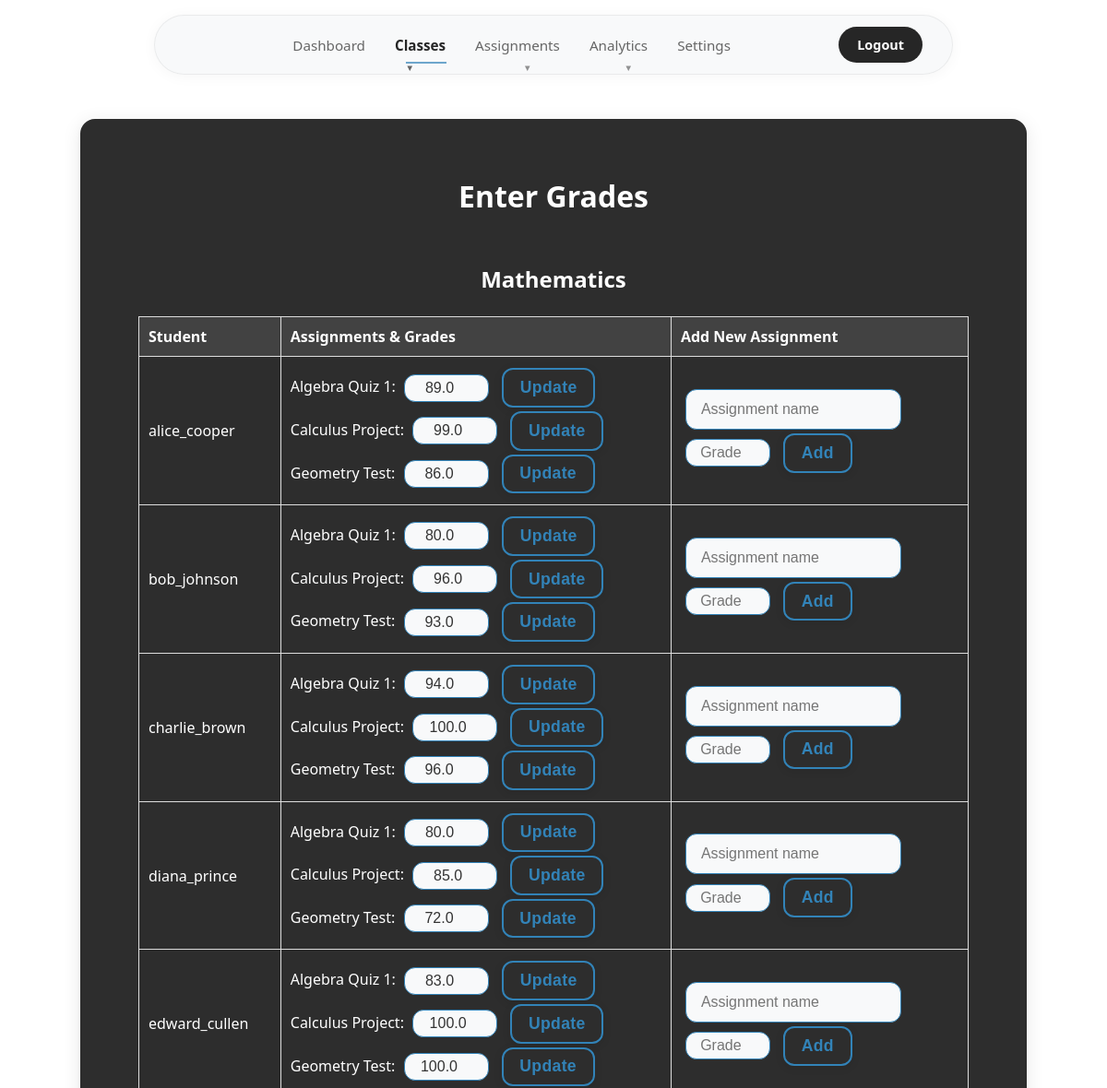
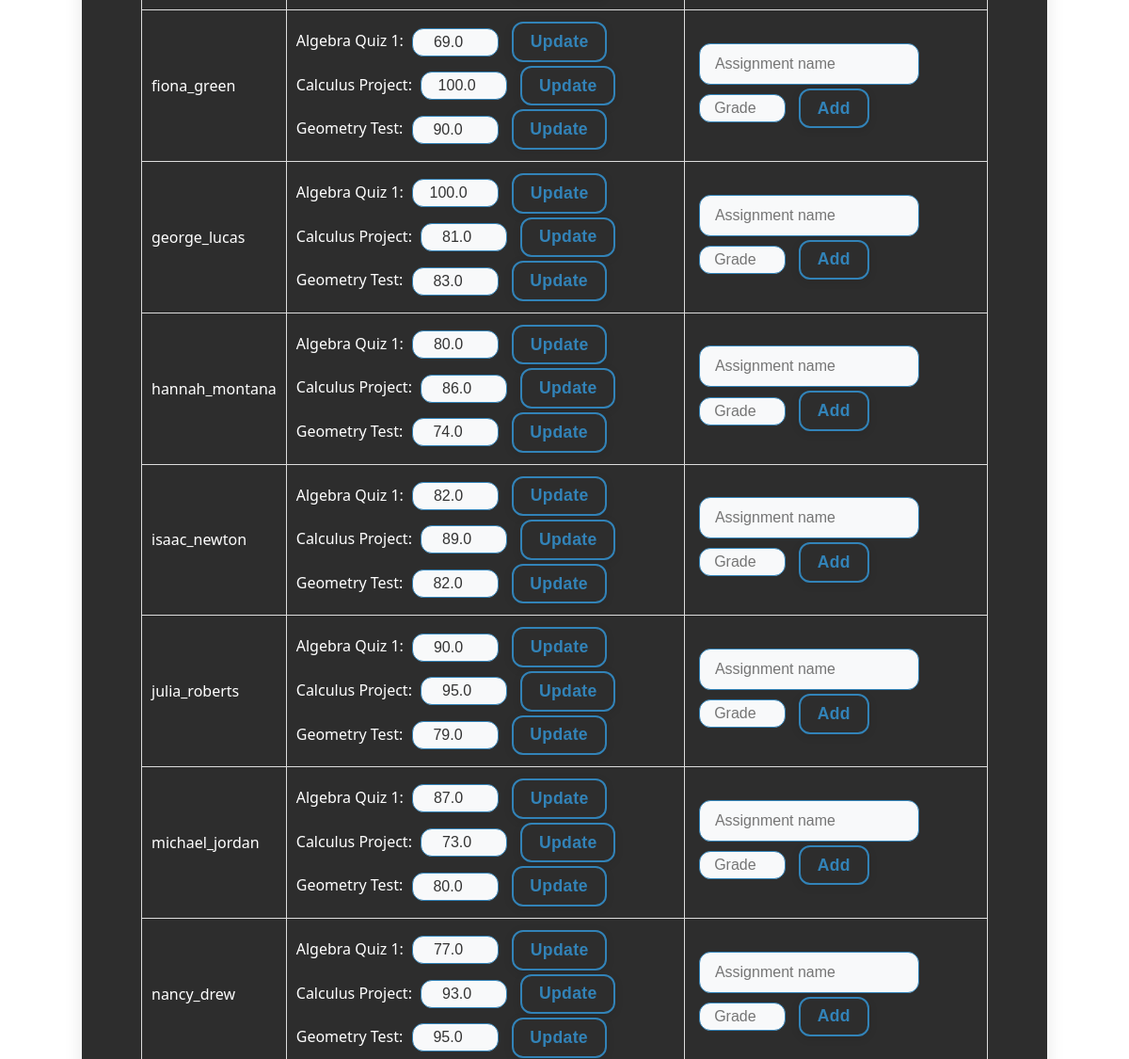
/enter_grades (signed in, upper part), run on an earlier commit of the app's database (2 pictures, top to bottom).
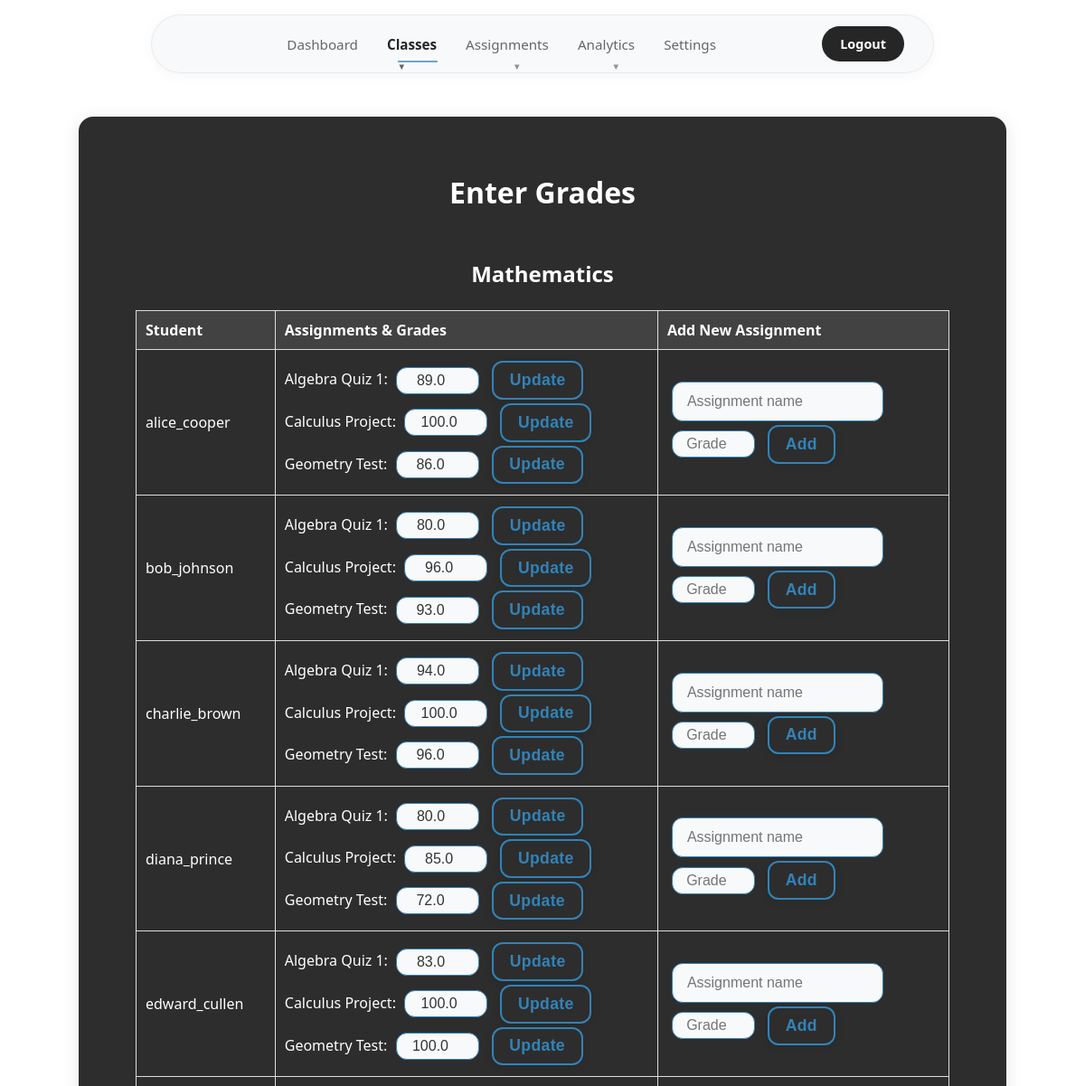
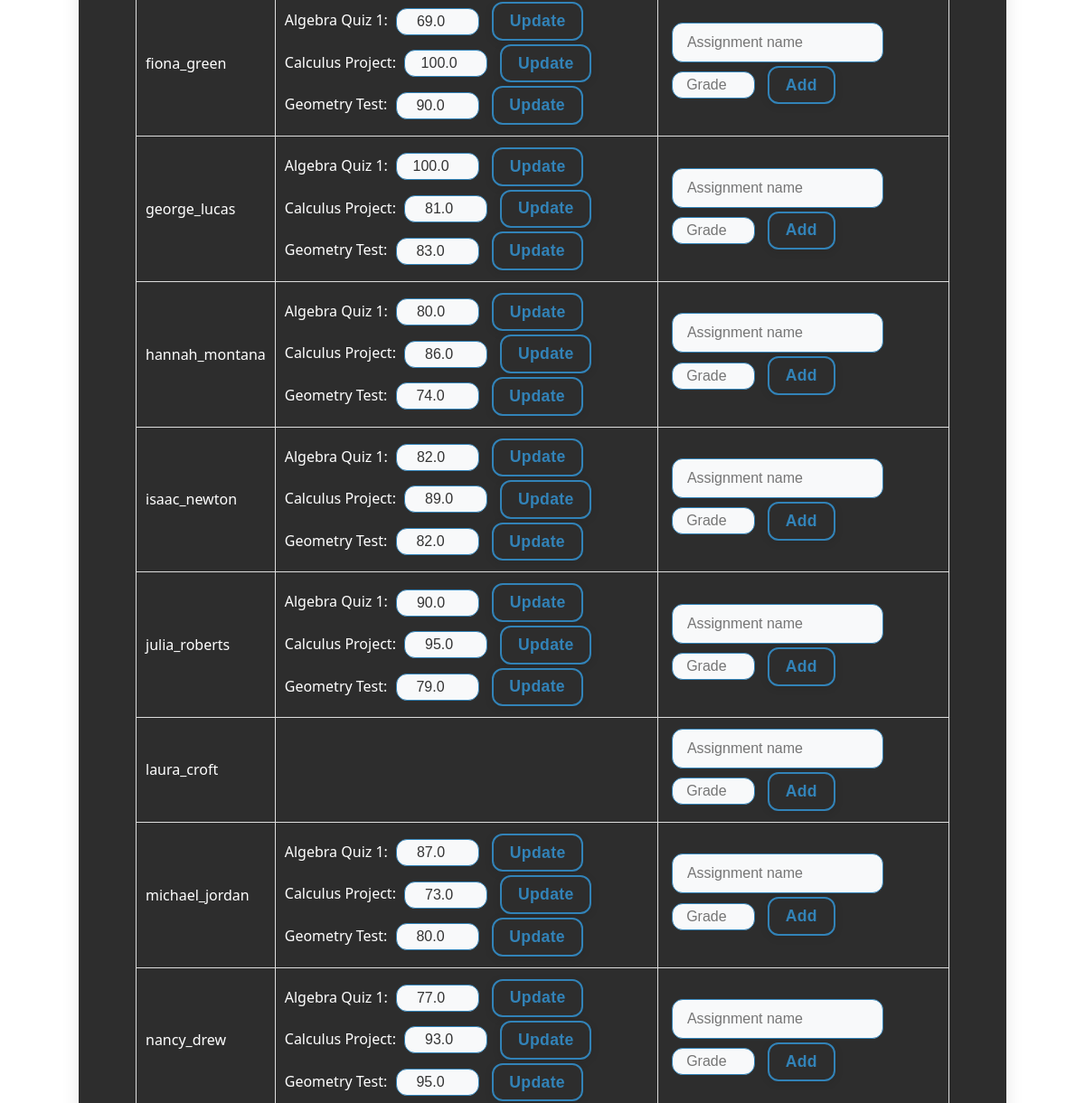
And on a later commit of the database (2 pictures, top to bottom).
### tables this page shows
CREATE TABLE subjects (
    id INTEGER PRIMARY KEY,
    name TEXT,
    teacher_id INTEGER REFERENCES users(id)
);

CREATE TABLE assignments (
    id INTEGER PRIMARY KEY,
    name TEXT,
    grade REAL,
    subject_id INTEGER,
    user_id INTEGER
);

CREATE TABLE users (
    id INTEGER PRIMARY KEY,
    username TEXT UNIQUE,
    password TEXT,
    role TEXT
, email TEXT, phone TEXT, full_name TEXT);

### app.py (the view, shortened to what this page needs)
@app.route('/enter_grades', methods=['GET','POST'])
def enter_grades():
    if not is_teacher():
        return redirect(url_for('login'))
    user_id = session['user_id']
    conn = get_db()
    cur = conn.cursor()
    cur.execute('''SELECT id, name FROM subjects WHERE teacher_id = ?''', (user_id,))
    subjects = cur.fetchall()
    students_assignments = []
    for subject in subjects:
        cur.execute('''SELECT
                        users.id as student_id,
                        users.username as student_name,
                        assignments.id as assignment_id,
                        assignments.name as assignment_name,
                        assignments.grade,
                        subjects.name as subject_name
                    FROM users
                    JOIN enrollments ON users.id = enrollments.user_id
                    JOIN subjects ON enrollments.subject_id = subjects.id
                    LEFT JOIN assignments ON (
                        assignments.subject_id = subjects.id
                        AND assignments.user_id = users.id
                    )
                    WHERE subjects.id = ? AND users.role = 'student'
                    ORDER BY users.username, assignments.name''', (subject['id'],))
        students_assignments.extend(cur.fetchall())
    return render_template('enter_grades.html',
                         subjects=subjects,
                         students_assignments=students_assignments)

### app.py (called while the page is built)
def is_teacher():
    return session.get('role') == 'teacher'

### templates/enter_grades.html (shortened to what this page needs)
<!DOCTYPE html>
<html>
<head>
    <link rel="stylesheet" href="/static/styles.css">
</head>
<body>
    <div class="navbar">
        <div class="navbar-container">
            <div class="navbar-links">
                <a href="/teacher_dashboard" class="nav-link">Dashboard</a>
                <div class="dropdown">
                    <a href="#" class="nav-link dropdown-trigger active">Classes</a>
                </div>
                <div class="dropdown">
                    <a href="#" class="nav-link dropdown-trigger">Assignments</a>
                </div>
                <div class="dropdown">
                    <a href="#" class="nav-link dropdown-trigger">Analytics</a>
                </div>
                <a href="/teacher_settings" class="nav-link">Settings</a>
            </div>
            <div class="navbar-actions">
                <a href="/logout" class="nav-btn">Logout</a>
            </div>
        </div>
    </div>
    <div class="center-wrapper">
        <div class="dashboard-container card-3d">
            <h1>Enter Grades</h1>
            {% for subject in subjects %}
            <div class="subject-section">
                <h2>{{ subject['name'] }}</h2>
                <table>
                    <thead>
                        <tr>
                            <th>Student</th>
                            <th>Assignments & Grades</th>
                            <th>Add New Assignment</th>
                        </tr>
                    </thead>
                    <tbody>
                        {% set filtered_assignments = students_assignments|selectattr('subject_name', 'equalto', subject['name'])|list %}
                        {% set ns = namespace(last_student='') %}
                        {% for item in filtered_assignments %}
                            {% if item['student_name'] != ns.last_student %}
                                {% if ns.last_student != '' %}
                                    </td>
                                    <td>
                                        <form method="post" style="display: inline;">
                                            <input type="text" name="assignment_name" placeholder="Assignment name" required>
                                            <input type="number" name="grade" placeholder="Grade" class="grade-input" min="0" max="100" required>
                                            <button type="submit" class="btn-3d">Add</button>
                                        </form>
                                    </td>
                                </tr>
                                {% endif %}
                                <tr>
                                    <td>{{ item['student_name'] }}</td>
                                    <td>
                            {% endif %}
                            {% if item['assignment_name'] %}
                                <form method="post" style="display: inline-block; margin-right: 15px;">
                                    {{ item['assignment_name'] }}:
                                    <input type="number" name="grade" value="{{ item['grade'] }}" class="grade-input" min="0" max="100" required>
                                    <button type="submit" class="btn-3d">Update</button>
                                </form>
                            {% endif %}
                            {% set ns.last_student = item['student_name'] %}
                        {% endfor %}
                    </tbody>
                </table>
            </div>
            {% endfor %}
        </div>
    </div>
</body>
</html>

What changed in the data, as far as the page shows it:
changed subjects "Mathematics": gains users (student_name "laura_croft")
changed assignments (number 2 of 37 on the later page): grade "99.0" → "100.0"
